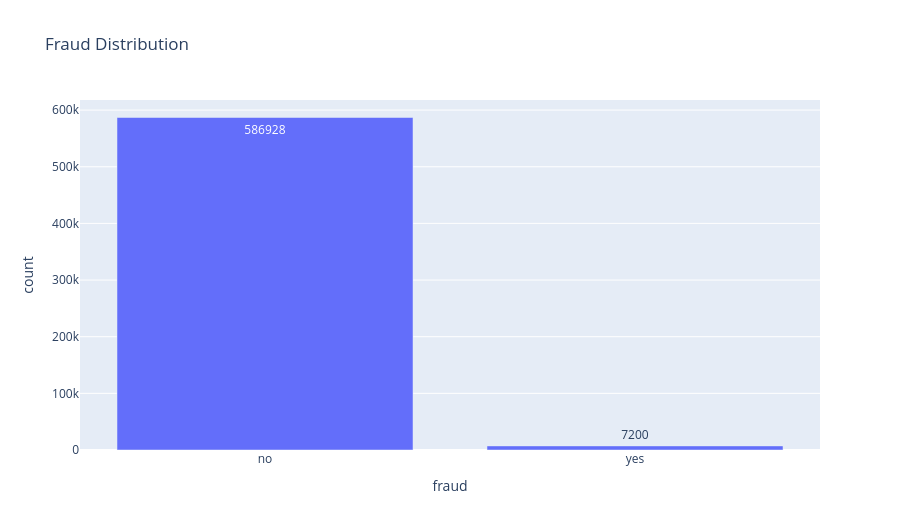

The notebook cell saved with this chart:
### Code cell
# distribution of the target variable

fraud_counts = df['fraud'].astype(str).value_counts().reset_index()
fraud_counts.columns = ['fraud', 'count']

fig = px.bar(fraud_counts, x='fraud', y='count', title="Fraud Distribution",text='count',)
fig.update_xaxes(tickvals=['0', '1'],ticktext=['no', 'yes'])
fig.update_layout( height=530)

fig.show()

### Figure 1 — Plotly figure (JSON) as saved in the notebook; plotly's stock layout.template omitted (floating-point values rounded to 4 significant figures)
{"data": [{"hovertemplate": "fraud=%{x}<br>count=%{text}<extra></extra>", "legendgroup": "", "marker": {"color": "#636efa", "pattern": {"shape": ""}}, "name": "", "orientation": "v", "showlegend": false, "text": [586900.0, 7200.0], "textposition": "auto", "type": "bar", "x": ["0", "1"], "xaxis": "x", "y": [586928, 7200], "yaxis": "y"}], "layout": {"barmode": "relative", "height": 530, "legend": {"tracegroupgap": 0}, "title": {"text": "Fraud Distribution"}, "xaxis": {"anchor": "y", "domain": [0, 1], "ticktext": ["no", "yes"], "tickvals": ["0", "1"], "title": {"text": "fraud"}}, "yaxis": {"anchor": "x", "domain": [0, 1], "title": {"text": "count"}}}}
